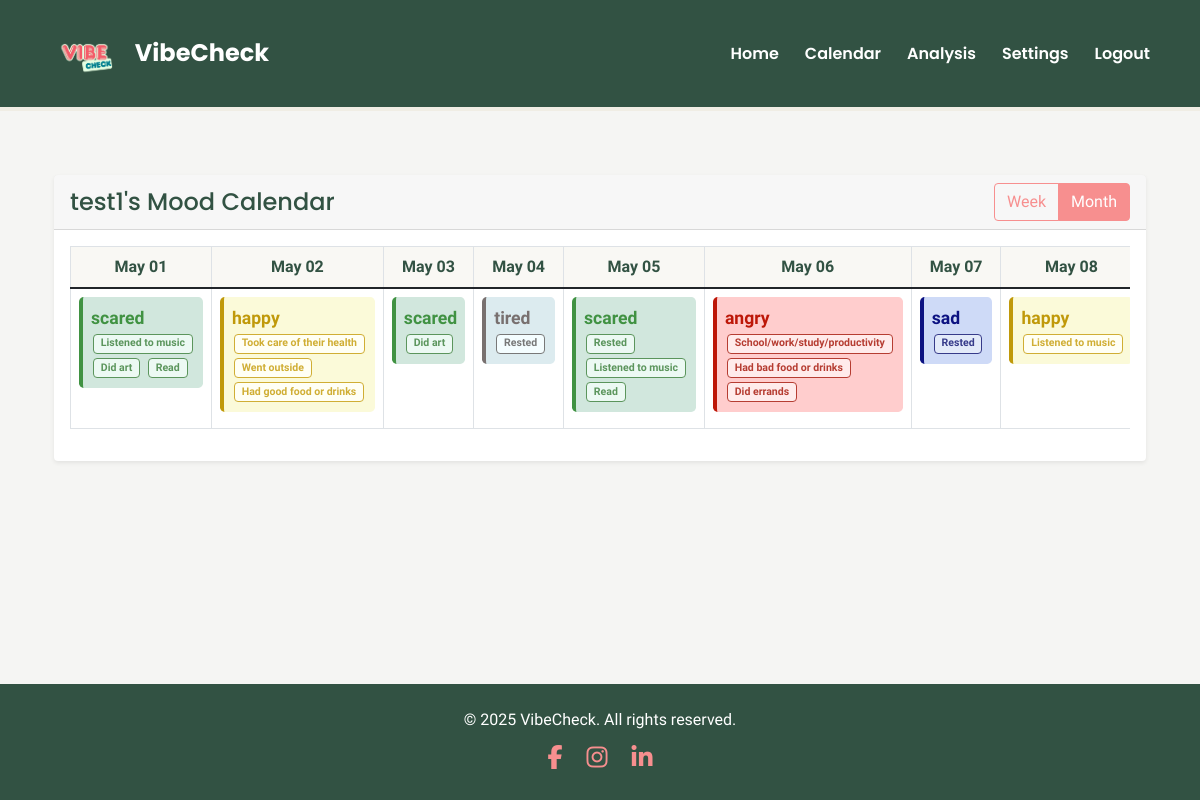
The page /calendar/test1 (signed in) on the database its author committed.
### app/models.py (models this page shows, shortened)
class User(UserMixin, db.Model):
    username = db.Column(db.String(30), primary_key=True)
    password = db.Column(db.String(100))
    privacy_setting = db.Column(db.String(20), default='friends')  # Can be 'public', 'friends', or 'private'
    moods = db.relationship('Mood', backref='user', lazy=True)
    friends = db.relationship(
        'User',
        secondary='friendships',
        primaryjoin=username==Friendship.user_id,
        secondaryjoin=username==Friendship.friend_id,
        backref='friend_of'
    )

class Mood(db.Model):
    id = db.Column(db.Integer, primary_key=True)
    mood = db.Column(db.String(50), nullable=False)
    reasons = db.Column(db.String(500), nullable=True)  # JSON string of selected reasons
    timestamp = db.Column(db.DateTime, nullable=False)
    user_id = db.Column(db.String(30), db.ForeignKey('user.username'), nullable=False)
    def get_reasons(self):
        return json.loads(self.reasons) if self.reasons else []
    @staticmethod
    def get_moods_for_date_range(user_id, start_date, end_date):
        moods = Mood.query.filter(
            Mood.user_id == user_id,
            Mood.timestamp >= start_date,
            Mood.timestamp <= end_date
        ).order_by(Mood.timestamp).all()
        mood_dict = {}
        for mood in moods:
            date_str = mood.timestamp.strftime('%Y-%m-%d')
            mood_dict[date_str] = mood
        return mood_dict

### app/main.py (the view, shortened to what this page needs)
@bp.route('/calendar/<user_id>')
@login_required
def calendar_view(user_id):
    user = User.query.get_or_404(user_id)
    today = datetime.now().date()
    week_start = today - timedelta(days=today.weekday())
    week_end = week_start + timedelta(days=6, hours=23, minutes=59, seconds=59)
    month_start = today.replace(day=1)
    if today.month == 12:
        month_end = today.replace(year=today.year + 1, month=1, day=1) - timedelta(days=1)
    else:
        month_end = today.replace(month=today.month + 1, day=1) - timedelta(days=1)
    week_dates = [week_start + timedelta(days=i) for i in range(7)]
    month_dates = []
    current_date = month_start
    while current_date <= month_end:
        month_dates.append(current_date)
        current_date += timedelta(days=1)
    week_moods = Mood.get_moods_for_date_range(user_id, week_start, week_end)
    month_moods = Mood.get_moods_for_date_range(user_id, month_start, month_end)
    return render_template('calendar.html',
                         user=user,
                         week_dates=week_dates,
                         month_dates=month_dates,
                         week_moods=week_moods,
                         month_moods=month_moods)

### app/__init__.py (called while the page is built)
def create_app(config_class=Config):
    app = Flask(__name__)
    app.config.from_object(config_class)
    if csrf_available:
        csrf = CSRFProtect(app)  # moved here to use app context directly
    db.init_app(app)
    login_manager.init_app(app)
    from app.auth import bp as auth_bp
    app.register_blueprint(auth_bp)
    from app.main import bp as main_bp
    app.register_blueprint(main_bp)
    os.makedirs(os.path.join(os.path.dirname(os.path.dirname(__file__)), 'instance'), exist_ok=True)
    from app.models import User, Mood, Friendship
    @login_manager.user_loader
    def load_user(id):
        return User.query.get(str(id))
    return app

### app/templates/calendar.html (shortened to what this page needs)
{% extends "base.html" %}
{% block head %}
<link rel="stylesheet" href="{{ url_for('static', filename='css/calendar.css') }}">
{% endblock %}
{% block content %}
<div class="container mt-4">
    <div class="row">
        <div class="col-12">
            <div class="card border-0 shadow-sm rounded-4 bg-light-subtle">
                <div class="card-header d-flex justify-content-between align-items-center">
                    <h4>{{ user.username }}'s Mood Calendar</h4>
                    <div class="btn-group">
                        <button type="button" class="btn btn-outline-theme" id="weekView">Week</button>
                        <button type="button" class="btn btn-outline-theme active" id="monthView">Month</button>
                    </div>
                </div>
                <div class="card-body">
                    <div id="monthCalendar">
                        <div class="table-responsive">
                            <table class="table table-bordered">
                                <thead>
                                    <tr>
                                        {% for day in month_dates %}
                                        <th>{{ day.strftime('%b %d') }}</th>
                                        {% endfor %}
                                    </tr>
                                </thead>
                                <tbody>
                                    <tr>
                                        {% for day in month_dates %}
                                        <td class="mood-cell" data-date="{{ day.strftime('%Y-%m-%d') }}">
                                            {% set mood = month_moods.get(day.strftime('%Y-%m-%d')) %}
                                            {% if mood %}
                                            <div class="mood-indicator bg-{{ mood.mood }}-subtle rounded-3 p-2 fw-bold">
                                                {{ mood.mood }}
                                                <div class="reasons-list">
                                                    {% for reason in mood.get_reasons() %}
                                                    <span class="reason-{{ mood.mood }} badge">{{ reason }}</span>
                                                    {% endfor %}
                                                </div>
                                            </div>
                                            {% else %}
                                            <div class="text-muted fst-italic">No mood recorded</div>
                                            {% endif %}
                                        </td>
                                        {% endfor %}
                                    </tr>
                                </tbody>
                            </table>
                        </div>
                    </div>
                </div>
            </div>
        </div>
    </div>
</div>
{% endblock %}

### app/templates/base.html (shortened to what this page needs)
<!DOCTYPE html>
<html lang="en">
<head>
    <link href="https://cdn.jsdelivr.net/npm/bootstrap@5.1.3/dist/css/bootstrap.min.css" rel="stylesheet">
    <link rel="stylesheet" href="https://cdn.jsdelivr.net/npm/bootstrap-icons@1.10.5/font/bootstrap-icons.css"/>
    <link rel="stylesheet" href="https://cdnjs.cloudflare.com/ajax/libs/font-awesome/6.5.0/css/all.min.css" />
    <link href="../static/css/base.css" rel="stylesheet">
    {% block head %}{% endblock %}
</head>
<body class="d-flex flex-column min-vh-100">
<nav class="navbar navbar-expand-md navbar-dark custom-navbar">
  <div class="container py-3">
    <a class="navbar-brand d-flex align-items-center" href="{{ url_for('main.intro') }}">
      <img src="{{ url_for('static', filename='images/Vibe.png') }}" alt="App Logo" class="me-2" style="height: 45px;">
      <h1 class="m-0 fs-4 text-white">VibeCheck</h1>
    </a>
    <div class="collapse navbar-collapse" id="navbarHeader">
      <ul class="navbar-nav ms-auto">
        {% if current_user.is_authenticated %}
          <li class="nav-item">
            <a class="nav-link text-white" href="{{ url_for('main.home') }}">Home</a>
          </li>
          <li class="nav-item">
            <a class="nav-link text-white" href="{{ url_for('main.calendar_view', user_id=current_user.username) }}">Calendar</a>
          </li>
          <li class="nav-item">
            <a class="nav-link text-white" href="{{ url_for('main.analysis', user_id=current_user.username) }}">Analysis</a>
          </li>
          <li class="nav-item">
            <a class="nav-link text-white" href="{{ url_for('main.change_password') }}">Settings</a>
          </li>
          <li class="nav-item">
            <a class="nav-link text-white" href="{{ url_for('auth.logout') }}">Logout</a>
          </li>
        {% endif %}
      </ul>
    </div>
  </div>
</nav>
     <main class="container mt-4 flex-fill">
        {% block content %}{% endblock %}
    </main>
<footer class="footer text-center py-4 mt-5">
  <p class="mb-2">© 2025 VibeCheck. All rights reserved.</p>
  <div class="social-icons">
    <a href="#"><i class="fab fa-facebook-f"></i></a>
    <a href="#"><i class="fab fa-instagram"></i></a>
    <a href="#"><i class="fab fa-linkedin-in"></i></a>
  </div>
</footer>
</body>
</html>

### app/static/css/base.css (style rules this page uses)
body { background-color: #F5F5F3; font-family: 'Open Sans', sans-serif; }
.custom-navbar { background-color: #325243; padding: 10px 20px; border-bottom: 4px solid #F0EDE4; }
.custom-navbar .navbar-brand h1 { font-family: 'Poppins', sans-serif; color: #fff; font-size: 1.8rem; font-weight: 700; margin: 0; }
.custom-navbar .nav-link { color: #FFFFFF; font-weight: 600; font-family: 'Poppins', sans-serif; padding: 8px 16px; border-radius: 25px; transition: background-color 0.3s; }
.custom-navbar .nav-item + .nav-item { margin-left: 10px; }
footer { text-align: center; padding: 20px; background-color: #325243; color: #FFFFFF; margin-top: 50px; }
.social-icons a { color: #F78F8F; margin: 0 10px; font-size: 1.5rem; transition: color 0.3s; }
.mood-indicator { padding: 0.25rem 0.5rem; border-radius: 0.25rem; font-size: 0.875rem; }

### app/static/css/calendar.css (style rules this page uses)
.mood-cell { height: 100px; padding: 8px; vertical-align: top; background-color: #fff; transition: background-color 0.2s ease-in-out; }
.mood-indicator { font-size: 1.1em; padding: 4px 8px; border-radius: 4px; margin-bottom: 8px; background-color: #f9f8f4; font-family: 'Open Sans', sans-serif; }
.reasons-list { font-size: 0.8em; }
.reasons-list .badge { margin: 2px; display: inline-block; }
.card-header h4 { font-family: 'Poppins', sans-serif; color: #325243; margin: 0; }
.btn-outline-theme { color: #F78F8F; border-color: #F78F8F; background-color: transparent; transition: all 0.2s ease-in-out; }
.btn-outline-theme:hover, .btn-outline-theme.active, .btn-outline-theme:focus { background-color: #F78F8F; color: white; border-color: #F78F8F; }
.table thead th { background-color: #f9f8f4; color: #325243; text-align: center; font-weight: 600; }
.bg-happy-subtle { background-color: #fbfad9; color: #c0990a; border-left: 4px solid #c0990a; }
.reason-happy { background-color: #fffff4; color: #d0ae34; border: 1px solid #d0ae34; }
.bg-sad-subtle { background-color: #cedaf7; color: #0c1282; border-left: 4px solid #0c1282; }
.reason-sad { background-color: #e3eaf9; color: #373b8a; border: 1px solid #373b8a; }
.bg-angry-subtle { background-color: #ffcdcd; color: #bd1708; border-left: 4px solid #bd1708; }
.reason-angry { background-color: #ffebeb; color: #b63d32; border: 1px solid #b63d32; }
.bg-tired-subtle { background-color: #dcebef; color: #78706f; border-left: 4px solid #78706f; }
.reason-tired { background-color: #f4fdff; color: #787878; border: 1px solid #787878; }
.bg-scared-subtle { background-color: #d1e7dd; color: #409242; border-left: 4px solid #409242; }
.reason-scared { background-color: #ecf9f3; color: #5b955c; border: 1px solid #5b955c; }

### rows shown on the page
User: username "test1"
Mood: mood "scared"
Mood: mood "happy"
Mood: mood "scared"
Mood: mood "tired"
Mood: mood "scared"
Mood: mood "angry"
Mood: mood "sad"
Mood: mood "happy"

### other values the page prints
{{ day.strftime('%b %d') }} "May 01" "May 02" "May 03" "May 04" "May 05" "May 06" "May 07" "May 08"
{{ reason }} "Listened to music" "Did art" "Read" "Took care of their health" "Went outside" "Had good food or drinks" "Did art" "Rested" "Rested" "Listened to music" "Read" "School/work/study/productivity" "Had bad food or drinks" "Did errands" "Rested" "Listened to music"
